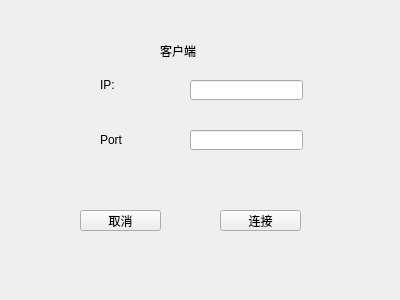
<?xml version="1.0" encoding="UTF-8"?>
<ui version="4.0">
 <class>Widget</class>
 <widget class="QWidget" name="Widget">
  <property name="geometry">
   <rect>
    <x>0</x>
    <y>0</y>
    <width>400</width>
    <height>300</height>
   </rect>
  </property>
  <property name="windowTitle">
   <string>Widget</string>
  </property>
  <widget class="QLabel" name="label">
   <property name="geometry">
    <rect>
     <x>160</x>
     <y>40</y>
     <width>41</width>
     <height>21</height>
    </rect>
   </property>
   <property name="styleSheet">
    <string notr="true">font: 14pt &quot;微软雅黑&quot;;</string>
   </property>
   <property name="text">
    <string>客户端</string>
   </property>
  </widget>
  <widget class="QLabel" name="label_2">
   <property name="geometry">
    <rect>
     <x>100</x>
     <y>80</y>
     <width>14</width>
     <height>9</height>
    </rect>
   </property>
   <property name="styleSheet">
    <string notr="true">font: 14pt &quot;微软雅黑&quot;;
</string>
   </property>
   <property name="text">
    <string>IP:</string>
   </property>
  </widget>
  <widget class="QLineEdit" name="ip">
   <property name="geometry">
    <rect>
     <x>190</x>
     <y>80</y>
     <width>113</width>
     <height>20</height>
    </rect>
   </property>
  </widget>
  <widget class="QLineEdit" name="port">
   <property name="geometry">
    <rect>
     <x>190</x>
     <y>130</y>
     <width>113</width>
     <height>20</height>
    </rect>
   </property>
  </widget>
  <widget class="QLabel" name="label_3">
   <property name="geometry">
    <rect>
     <x>100</x>
     <y>130</y>
     <width>28</width>
     <height>19</height>
    </rect>
   </property>
   <property name="styleSheet">
    <string notr="true">font: 14pt &quot;微软雅黑&quot;;</string>
   </property>
   <property name="text">
    <string>Port</string>
   </property>
  </widget>
  <widget class="QPushButton" name="canclebtn">
   <property name="geometry">
    <rect>
     <x>80</x>
     <y>210</y>
     <width>81</width>
     <height>21</height>
    </rect>
   </property>
   <property name="text">
    <string>取消</string>
   </property>
  </widget>
  <widget class="QPushButton" name="btnconnect">
   <property name="geometry">
    <rect>
     <x>220</x>
     <y>210</y>
     <width>81</width>
     <height>21</height>
    </rect>
   </property>
   <property name="text">
    <string>连接</string>
   </property>
  </widget>
 </widget>
 <layoutdefault spacing="6" margin="11"/>
 <resources/>
 <connections/>
</ui>
